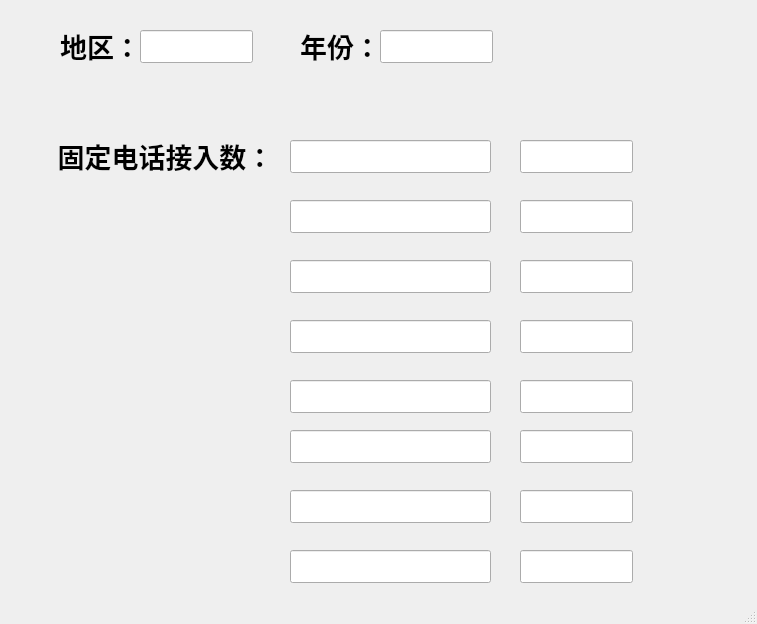
<?xml version="1.0" encoding="UTF-8"?>
<ui version="4.0">
 <class>MainWindow</class>
 <widget class="QMainWindow" name="MainWindow">
  <property name="geometry">
   <rect>
    <x>0</x>
    <y>0</y>
    <width>757</width>
    <height>624</height>
   </rect>
  </property>
  <property name="windowTitle">
   <string>MainWindow</string>
  </property>
  <widget class="QWidget" name="centralwidget">
   <widget class="QLineEdit" name="lineEdit">
    <property name="geometry">
     <rect>
      <x>140</x>
      <y>30</y>
      <width>113</width>
      <height>33</height>
     </rect>
    </property>
   </widget>
   <widget class="QLineEdit" name="lineEdit_2">
    <property name="geometry">
     <rect>
      <x>380</x>
      <y>30</y>
      <width>113</width>
      <height>33</height>
     </rect>
    </property>
   </widget>
   <widget class="QLineEdit" name="lineEdit_3">
    <property name="geometry">
     <rect>
      <x>290</x>
      <y>140</y>
      <width>201</width>
      <height>33</height>
     </rect>
    </property>
   </widget>
   <widget class="QLineEdit" name="lineEdit_4">
    <property name="geometry">
     <rect>
      <x>520</x>
      <y>140</y>
      <width>113</width>
      <height>33</height>
     </rect>
    </property>
   </widget>
   <widget class="QLineEdit" name="lineEdit_5">
    <property name="geometry">
     <rect>
      <x>520</x>
      <y>200</y>
      <width>113</width>
      <height>33</height>
     </rect>
    </property>
   </widget>
   <widget class="QLabel" name="label">
    <property name="geometry">
     <rect>
      <x>60</x>
      <y>30</y>
      <width>81</width>
      <height>31</height>
     </rect>
    </property>
    <property name="font">
     <font>
      <pointsize>20</pointsize>
      <bold>true</bold>
     </font>
    </property>
    <property name="text">
     <string>地区：</string>
    </property>
    <property name="scaledContents">
     <bool>false</bool>
    </property>
    <property name="alignment">
     <set>Qt::AlignCenter</set>
    </property>
   </widget>
   <widget class="QLabel" name="label_2">
    <property name="geometry">
     <rect>
      <x>300</x>
      <y>30</y>
      <width>81</width>
      <height>31</height>
     </rect>
    </property>
    <property name="font">
     <font>
      <pointsize>20</pointsize>
      <bold>true</bold>
     </font>
    </property>
    <property name="text">
     <string>年份：</string>
    </property>
    <property name="scaledContents">
     <bool>false</bool>
    </property>
    <property name="alignment">
     <set>Qt::AlignCenter</set>
    </property>
   </widget>
   <widget class="QLabel" name="label_3">
    <property name="geometry">
     <rect>
      <x>50</x>
      <y>140</y>
      <width>231</width>
      <height>31</height>
     </rect>
    </property>
    <property name="font">
     <font>
      <pointsize>20</pointsize>
      <bold>true</bold>
     </font>
    </property>
    <property name="text">
     <string>固定电话接入数：</string>
    </property>
    <property name="scaledContents">
     <bool>false</bool>
    </property>
    <property name="alignment">
     <set>Qt::AlignCenter</set>
    </property>
   </widget>
   <widget class="QLineEdit" name="lineEdit_6">
    <property name="geometry">
     <rect>
      <x>290</x>
      <y>200</y>
      <width>201</width>
      <height>33</height>
     </rect>
    </property>
   </widget>
   <widget class="QLineEdit" name="lineEdit_7">
    <property name="geometry">
     <rect>
      <x>290</x>
      <y>260</y>
      <width>201</width>
      <height>33</height>
     </rect>
    </property>
   </widget>
   <widget class="QLineEdit" name="lineEdit_8">
    <property name="geometry">
     <rect>
      <x>290</x>
      <y>320</y>
      <width>201</width>
      <height>33</height>
     </rect>
    </property>
   </widget>
   <widget class="QLineEdit" name="lineEdit_9">
    <property name="geometry">
     <rect>
      <x>290</x>
      <y>380</y>
      <width>201</width>
      <height>33</height>
     </rect>
    </property>
   </widget>
   <widget class="QLineEdit" name="lineEdit_10">
    <property name="geometry">
     <rect>
      <x>290</x>
      <y>430</y>
      <width>201</width>
      <height>33</height>
     </rect>
    </property>
   </widget>
   <widget class="QLineEdit" name="lineEdit_11">
    <property name="geometry">
     <rect>
      <x>290</x>
      <y>490</y>
      <width>201</width>
      <height>33</height>
     </rect>
    </property>
   </widget>
   <widget class="QLineEdit" name="lineEdit_12">
    <property name="geometry">
     <rect>
      <x>290</x>
      <y>550</y>
      <width>201</width>
      <height>33</height>
     </rect>
    </property>
   </widget>
   <widget class="QLineEdit" name="lineEdit_13">
    <property name="geometry">
     <rect>
      <x>520</x>
      <y>260</y>
      <width>113</width>
      <height>33</height>
     </rect>
    </property>
   </widget>
   <widget class="QLineEdit" name="lineEdit_14">
    <property name="geometry">
     <rect>
      <x>520</x>
      <y>320</y>
      <width>113</width>
      <height>33</height>
     </rect>
    </property>
   </widget>
   <widget class="QLineEdit" name="lineEdit_15">
    <property name="geometry">
     <rect>
      <x>520</x>
      <y>380</y>
      <width>113</width>
      <height>33</height>
     </rect>
    </property>
   </widget>
   <widget class="QLineEdit" name="lineEdit_16">
    <property name="geometry">
     <rect>
      <x>520</x>
      <y>430</y>
      <width>113</width>
      <height>33</height>
     </rect>
    </property>
   </widget>
   <widget class="QLineEdit" name="lineEdit_17">
    <property name="geometry">
     <rect>
      <x>520</x>
      <y>490</y>
      <width>113</width>
      <height>33</height>
     </rect>
    </property>
   </widget>
   <widget class="QLineEdit" name="lineEdit_18">
    <property name="geometry">
     <rect>
      <x>520</x>
      <y>550</y>
      <width>113</width>
      <height>33</height>
     </rect>
    </property>
   </widget>
  </widget>
  <widget class="QStatusBar" name="statusbar"/>
  <action name="actionNew">
   <property name="text">
    <string>新增数据</string>
   </property>
  </action>
  <action name="actionFind">
   <property name="text">
    <string>查找数据</string>
   </property>
  </action>
  <action name="actionChange">
   <property name="text">
    <string>修改数据</string>
   </property>
  </action>
  <action name="actionStatics">
   <property name="text">
    <string>统计数据</string>
   </property>
  </action>
  <action name="actionSave">
   <property name="text">
    <string>保存到文件</string>
   </property>
  </action>
  <action name="actionLoad">
   <property name="text">
    <string>从文件载入</string>
   </property>
  </action>
 </widget>
 <resources/>
 <connections/>
</ui>
